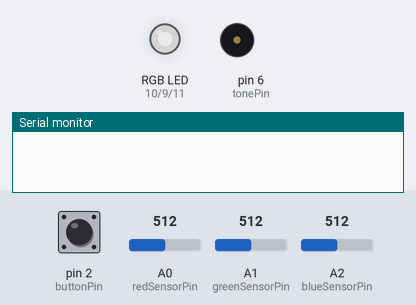
Simulated run of this sketch. Board: Arduino Uno, built with avr-gcc and run on an emulated ATmega328P. On the bench: an RGB LED mixed from three pins (HIGH = lit), buzzer (waves = sounding), the last lines printed to the serial monitor. The test bench sets the inputs (shaded band); at power-on: pin 2 (buttonPin) LOW, A0 (redSensorPin) = 512, A1 (greenSensorPin) = 512, A2 (blueSensorPin) = 512. Dim RGB values are drawn brighter than linear; random numbers use the default seed unless the sketch sets one.

Above: at 1.2 s.
1.3 s: pin 2 (buttonPin) pulled HIGH for 0.15 s
At 2.3 s:
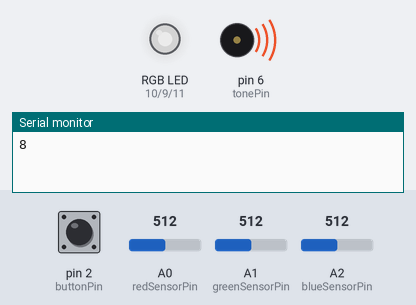
Timing chart, 0 to 8.9 s (numbered marks = the images above; inputs shaded):
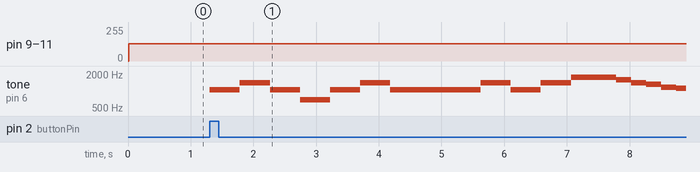

The sketch:

magic_box2.ino
```cpp
//Color Mixing Lamp (from Starter Kit)
const int greenLEDPin = 9;
const int redLEDPin = 10;
const int blueLEDPin = 11;
const int redSensorPin = A0;
const int greenSensorPin = A1;
const int blueSensorPin = A2;
int redValue = 0;
int greenValue = 0;
int blueValue = 0;
int redSensorValue = 0;
int greenSensorValue = 0;
int blueSensorValue = 0;

//https://www.arduino.cc/en/Tutorial/Button
const int buttonPin = 2;
int buttonState = 0;

int tonePin = 6;

//https://codebender.cc/sketch:238461#Songs%20on%20Piezo.ino
#define OCTAVE_OFFSET 0
int notes[] = { 0, 262, 277, 294, 311, 330, 349, 370, 392, 415, 440, 466, 494, 523, 554, 587, 622, 659, 698, 740, 784, 831, 880, 932, 988,
1047, 1109, 1175, 1245, 1319, 1397, 1480, 1568, 1661, 1760, 1865, 1976, 2093, 2217, 2349, 2489, 2637, 2794, 2960, 3136, 3322, 3520, 3729, 3951};
#define isdigit(n) (n >= '0' && n <= '9')
void play_rtttl(char *p) {
  byte default_dur = 4;
  byte default_oct = 6;
  int bpm = 63;
  int num;
  long wholenote;
  long duration;
  byte note;
  byte scale;
  while(*p != ':') p++;
  p++;
  if(*p == 'd') {
    p++; p++;
    num = 0;
    while(isdigit(*p)) {
      num = (num * 10) + (*p++ - '0');
    }
    if(num > 0) default_dur = num;
    p++;
  }
  if(*p == 'o') {
    p++; p++;
    num = *p++ - '0';
    if(num >= 3 && num <=7) default_oct = num;
    p++;
  }
  if(*p == 'b') {
    p++; p++;
    num = 0;
    while(isdigit(*p)) {
      num = (num * 10) + (*p++ - '0');
    }
    bpm = num;
    p++;
  }
  wholenote = (60 * 1000L / bpm) * 4;
  while(*p) {
    num = 0;
    while(isdigit(*p)) {
      num = (num * 10) + (*p++ - '0');
    }
    if(num) duration = wholenote / num;
    else duration = wholenote / default_dur;
    note = 0;
    switch(*p) {
      case 'c':
        note = 1;
        break;
      case 'd':
        note = 3;
        break;
      case 'e':
        note = 5;
        break;
      case 'f':
        note = 6;
        break;
      case 'g':
        note = 8;
        break;
      case 'a':
        note = 10;
        break;
      case 'b':
        note = 12;
        break;
      case 'p':
      default:
        note = 0;
    }
    p++;
    if(*p == '#') {
      note++;
      p++;
    }
    if(*p == '.') {
      duration += duration/2;
      p++;
    }
    if(isdigit(*p)) {
      scale = *p - '0';
      p++;
    }
    else {
      scale = default_oct;
    }
    scale += OCTAVE_OFFSET;
    if(*p == ',')
      p++;
    if(note) {
      tone(tonePin, notes[(scale - 4) * 12 + note]);
      delay(duration);
      noTone(tonePin);
    }
    else {
      delay(duration);
    }
  }
}

void setup() {
  Serial.begin(9600);
  pinMode(greenLEDPin, OUTPUT);
  pinMode(redLEDPin, OUTPUT);
  pinMode(blueLEDPin, OUTPUT);
  pinMode(buttonPin, INPUT);
  pinMode(tonePin, OUTPUT);
}

void loop() {
  redSensorValue = analogRead(redSensorPin);
  delay(5);
  greenSensorValue = analogRead(greenSensorPin);
  delay(5);
  blueSensorValue = analogRead(blueSensorPin);
  redValue = redSensorValue / 4;
  greenValue = greenSensorValue / 4;
  blueValue = blueSensorValue / 4;
  analogWrite(redLEDPin, redValue);
  analogWrite(greenLEDPin, greenValue);
  analogWrite(blueLEDPin, blueValue);

  buttonState = digitalRead(buttonPin);
  if (buttonState == HIGH) {
    int play = random(1, 9);
    Serial.println(play);
    if (play == 1) {
      play_rtttl("The Simpsons:d=4,o=5,b=160:c.6,e6,f#6,8a6,g.6,e6,c6,8a,8f#,8f#,8f#,2g,8p,8p,8f#,8f#,8f#,8g,a#.,8c6,8c6,8c6,c6");
    } else if (play == 2) {
      play_rtttl("TakeOnMe:d=4,o=4,b=160:8f#5,8f#5,8f#5,8d5,8p,8b,8p,8e5,8p,8e5,8p,8e5,8g#5,8g#5,8a5,8b5,8a5,8a5,8a5,8e5,8p,8d5,8p,8f#5,8p,8f#5,8p,8f#5,8e5,8e5,8f#5,8e5,8f#5,8f#5,8f#5,8d5,8p,8b,8p,8e5,8p,8e5,8p,8e5,8g#5,8g#5,8a5,8b5,8a5,8a5,8a5,8e5,8p,8d5,8p,8f#5,8p,8f#5,8p,8f#5,8e5,8e5");
    } else if (play == 3) {
      play_rtttl("Entertainer:d=4,o=5,b=140:8d,8d#,8e,c6,8e,c6,8e,2c.6,8c6,8d6,8d#6,8e6,8c6,8d6,e6,8b,d6,2c6,p,8d,8d#,8e,c6,8e,c6,8e,2c.6,8p,8a,8g,8f#,8a,8c6,e6,8d6,8c6,8a,2d6");
    } else if (play == 4) {
      play_rtttl("Muppets:d=4,o=5,b=250:c6,c6,a,b,8a,b,g,p,c6,c6,a,8b,8a,8p,g.,p,e,e,g,f,8e,f,8c6,8c,8d,e,8e,8e,8p,8e,g,2p,c6,c6,a,b,8a,b,g,p,c6,c6,a,8b,a,g.,p,e,e,g,f,8e,f,8c6,8c,8d,e,8e,d,8d,c");
    } else if (play == 5) {
      play_rtttl("StarWars:d=4,o=5,b=45:32p,32f#,32f#,32f#,8b.,8f#.6,32e6,32d#6,32c#6,8b.6,16f#.6,32e6,32d#6,32c#6,8b.6,16f#.6,32e6,32d#6,32e6,8c#.6,32f#,32f#,32f#,8b.,8f#.6,32e6,32d#6,32c#6,8b.6,16f#.6,32e6,32d#6,32c#6,8b.6,16f#.6,32e6,32d#6,32e6,8c#6");
    } else if (play == 6) {
      play_rtttl("TopGun:d=4,o=4,b=31:32p,16c#,16g#,16g#,32f#,32f,32f#,32f,16d#,16d#,32c#,32d#,16f,32d#,32f,16f#,32f,32c#,16f,d#,16c#,16g#,16g#,32f#,32f,32f#,32f,16d#,16d#,32c#,32d#,16f,32d#,32f,16f#,32f,32c#,g#");
    } else if (play == 7) {
      play_rtttl("A-Team:d=8,o=5,b=125:4d#6,a#,2d#6,16p,g#,4a#,4d#.,p,16g,16a#,d#6,a#,f6,2d#6,16p,c#.6,16c6,16a#,g#.,2a#");
    } else if (play == 8) {
      play_rtttl("Jeopardy:d=4,o=6,b=125:c,f,c,f5,c,f,2c,c,f,c,f,a.,8g,8f,8e,8d,8c#,c,f,c,f5,c,f,2c,f.,8d,c,a#5,a5,g5,f5,p,d#,g#,d#,g#5,d#,g#,2d#,d#,g#,d#,g#,c.7,8a#,8g#,8g,8f,8e,d#,g#,d#,g#5,d#,g#,2d#,g#.,8f,d#,c#,c,p,a#5,p,g#.5,d#,g#");
    } else {
      play_rtttl("MahnaMahna:d=16,o=6,b=125:c#,c.,b5,8a#.5,8f.,4g#,a#,g.,4d#,8p,c#,c.,b5,8a#.5,8f.,g#.,8a#.,4g,8p,c#,c.,b5,8a#.5,8f.,4g#,f,g.,8d#.,f,g.,8d#.,f,8g,8d#.,f,8g,d#,8c,a#5,8d#.,8d#.,4d#,8d#.");
    }
  } else {
  }
}
```

Measured:
- after the input at 1.3 s, tone on pin 6 (tonePin): plays 1047 Hz for 0.48 s, 1397 Hz for 0.48 s, 1047 Hz for 0.48 s, 698 Hz for 0.48 s, 1047 Hz for 0.48 s, 1397 Hz for 0.48 s … (16 notes in this stretch), starting at once
